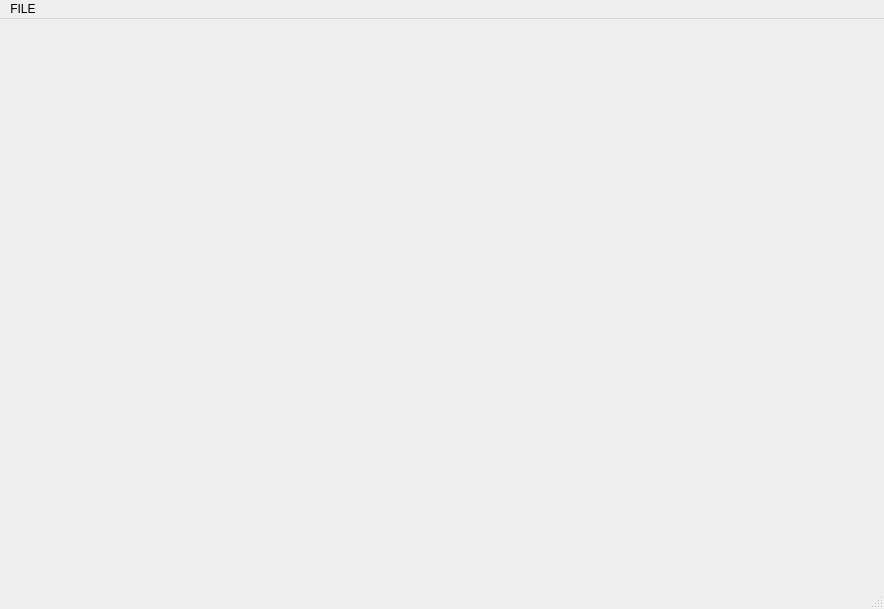
<?xml version="1.0" encoding="UTF-8"?>
<ui version="4.0">
 <class>ChessEditor</class>
 <widget class="QMainWindow" name="ChessEditor">
  <property name="geometry">
   <rect>
    <x>0</x>
    <y>0</y>
    <width>884</width>
    <height>609</height>
   </rect>
  </property>
  <property name="windowTitle">
   <string>ChessEditor</string>
  </property>
  <widget class="ChessView" name="centralwidget">
   <layout class="QHBoxLayout" name="horizontalLayout"/>
  </widget>
  <widget class="QMenuBar" name="menubar">
   <property name="geometry">
    <rect>
     <x>0</x>
     <y>0</y>
     <width>884</width>
     <height>23</height>
    </rect>
   </property>
   <widget class="QMenu" name="menuFILE">
    <property name="title">
     <string>FILE</string>
    </property>
    <addaction name="actionOpen"/>
    <addaction name="actionSave"/>
   </widget>
   <addaction name="menuFILE"/>
  </widget>
  <widget class="QStatusBar" name="statusbar"/>
  <action name="actionOpen">
   <property name="icon">
    <iconset resource="images.qrc">
     <normaloff>:/icons/open.png</normaloff>:/icons/open.png</iconset>
   </property>
   <property name="text">
    <string>Open</string>
   </property>
  </action>
  <action name="actionSave">
   <property name="icon">
    <iconset resource="images.qrc">
     <normaloff>:/icons/save.png</normaloff>:/icons/save.png</iconset>
   </property>
   <property name="text">
    <string>Save</string>
   </property>
  </action>
 </widget>
 <customwidgets>
  <customwidget>
   <class>ChessView</class>
   <extends>QWidget</extends>
   <header>chessview.h</header>
   <container>1</container>
  </customwidget>
 </customwidgets>
 <resources>
  <include location="images.qrc"/>
 </resources>
 <connections/>
</ui>
